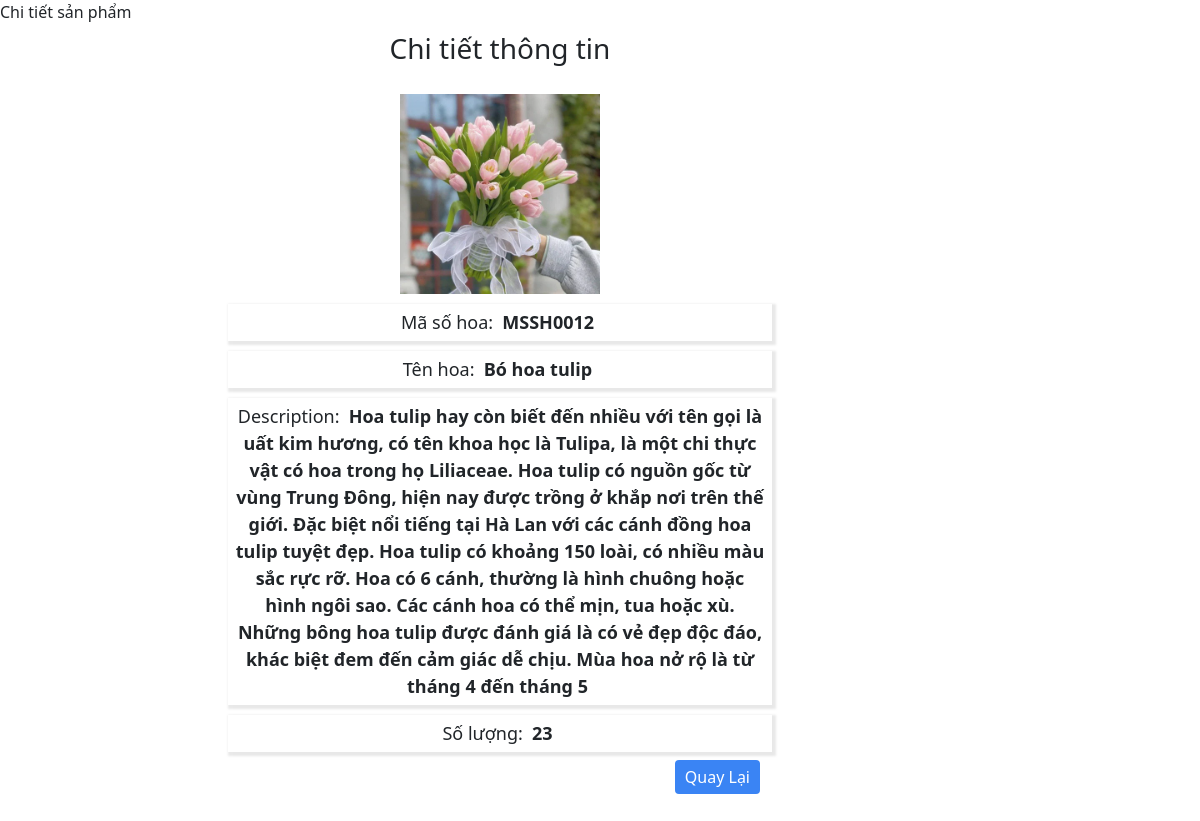
/myhome/home/19, run on an earlier commit of the app's database.
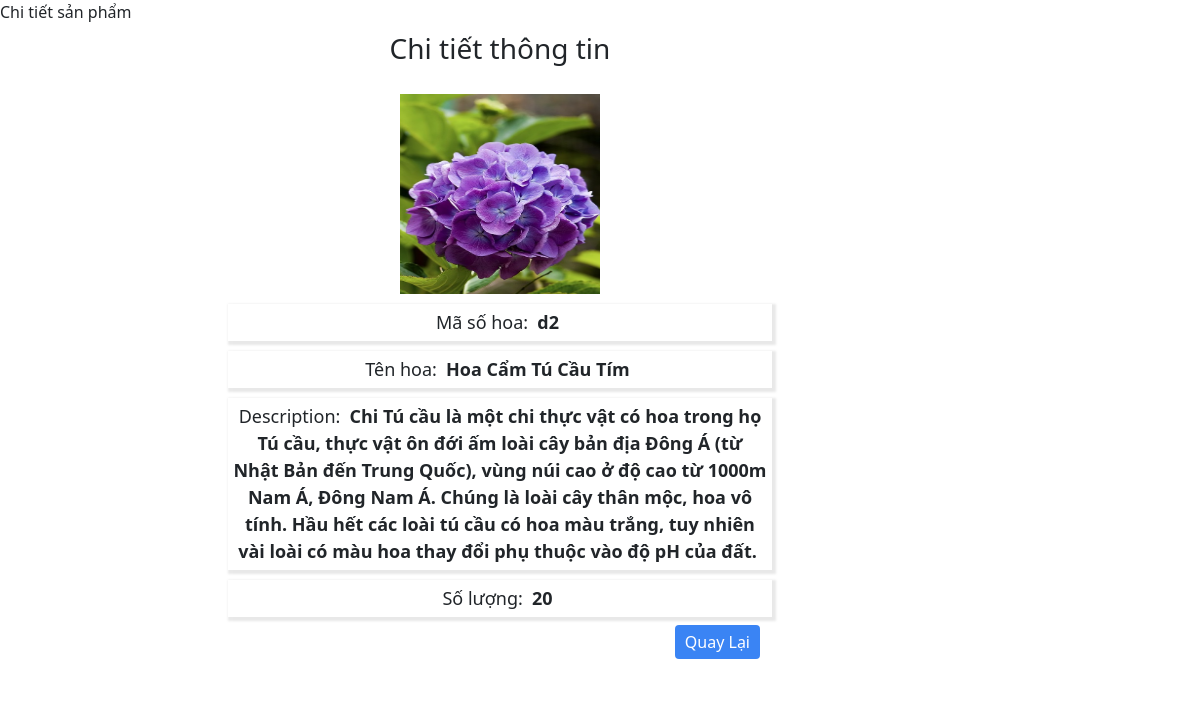
And on a later commit of the database.
### myhome/models.py (models this page shows)
class flowers (models.Model):
    ms = models.CharField(max_length=100)
    name= models.TextField()
    price = models.TextField()
    image = models.ImageField(null=True)
    description = models.TextField()
    number = models.TextField()

### myhome/views.py (the view)
# urls.py: path('/home/<int:id>',views.list_id),
def list_id(request,id):
    flower= flowers.objects.get(id=id)
    return render (request,'pages/detail.html',{"flowers":flower})

### myhome/templates/pages/detail.html
{% extends "pages/home.html" %}
{% block title %}
Chi tiết sản phẩm
{% endblock %}
{% block content %}
<div class="MuiBoxItem_Left MuiBoxStudent">
    <div class="information py-2">
        <form action="" class="formQLTT">
            <h3 class="text-center">Chi tiết thông tin</h3>
            <div class="group">
                <div class="group-detail">
                    <img src="{{flowers.image.url}}" data-src="{{ flowers.image.url }}" width="200px" height="200px"/>
                    <div class="row">
                        <div class="col-6 detail-item">
                            <label for="" class="detail-label">Mã số hoa:</label>
                            <span class="detail_text" id="mssv">{{flowers.ms}}</span>
                        </div>
                        <div class="col-6 detail-item">
                            <label for="" class="detail-label">Tên hoa:</label>
                            <span class="detail_text" id="name">{{flowers.name}}</span>
                        </div>
                        <div class="col-6 detail-item ">
                            <label for="" class="detail-label">Description:</label>
                            <span class="detail_text" id="email">{{flowers.description}}</span>
                        </div>
                        <div class="col-6 detail-item">
                            <label for="" class="detail-label">Số lượng:</label>
                            <span class="detail_text" id="phone">{{flowers.number}}</span>
                        </div>
                        <div class="col-12 py-2">
                            <div class="row justify-content-end">
                                <div class="col-4 txtBtn">
                                    <a href="http://127.0.0.1:8000/myhome/home" type="button" class="btn txtOK">Quay Lại</a>
                                </div>
                            </div>
                        </div>
                    </div>
                </div>
            </div>
        </form>
    </div>
</div>
{% endblock %}

What changed in the data, as far as the page shows it:
changed flowers: image: a different picture; ms "MSSH0012" → "d2"; name "Bó hoa tulip" → "Hoa Cẩm Tú Cầu Tím"; description "Hoa tulip hay còn biết đến nhiều với tên gọi là uất kim hương, có tên khoa học là Tulipa, là một chi thực vật có hoa trong họ Liliaceae. Hoa tulip có nguồn gốc từ vùng Trung Đông, hiện nay được trồng ở khắp nơi trên thế giới. Đặc biệt nổi tiếng tại Hà Lan với các cánh đồng hoa tulip tuyệt đẹp. Hoa tulip có khoảng 150 loài, có nhiều màu sắc rực rỡ. Hoa có 6 cánh, thường là hình chuông hoặc hình ngôi sao. Các cánh hoa có thể mịn, tua hoặc xù. Những bông hoa tulip được đánh giá là có vẻ đẹp độc đáo, khác biệt đem đến cảm giác dễ chịu. Mùa hoa nở rộ là từ tháng 4 đến tháng 5" → "Chi Tú cầu là một chi thực vật có hoa trong họ Tú cầu, thực vật ôn đới ấm loài cây bản địa Đông Á (từ Nhật Bản đến Trung Quốc), vùng núi cao ở độ cao từ 1000m Nam Á, Đông Nam Á. Chúng là loài cây thân mộc, hoa vô tính. Hầu hết các loài tú cầu có hoa màu trắng, tuy nhiên vài loài có màu hoa thay đổi phụ thuộc vào độ pH của đất."; number "23" → "20"
